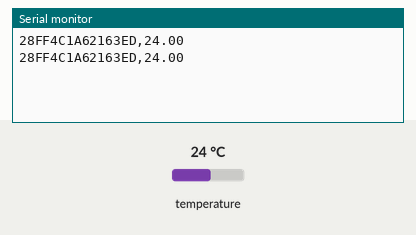
Recording of a sketch running on a simulated Arduino Uno, built with avr-gcc and run on an emulated ATmega328P. On the bench: the last lines printed to the serial monitor. The inputs (shaded band) are chosen by the test bench; at power-on: temperature 24 °C.

Above: at 3.1 s.
3.2 s: temperature set to 12 °C
At 4.3 s:
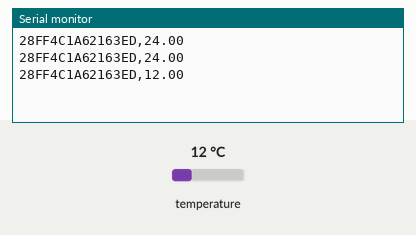
5.1 s: temperature set to 19 °C
At 6.5 s:
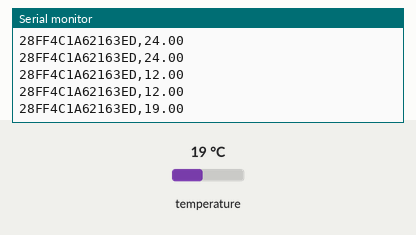
Timing chart, 0 to 8.1 s (numbered marks = the images above; inputs shaded):
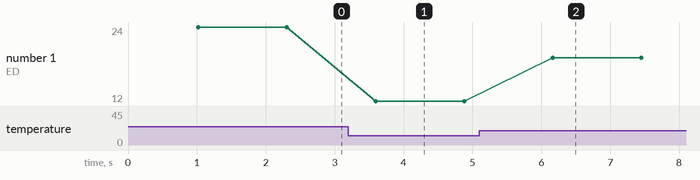

The sketch:

dallas.ino
```cpp
#include <OneWire.h>

/* Script for receiving data from
 * OneWire DS18B20 temperature chip
 * Original example can be found at
 * http://www.pjrc.com/teensy/td_libs_OneWire.html
  */

OneWire  ds(2);  // on pin 10 (a 4.7K resistor is necessary)

void setup(void) {
  Serial.begin(9600);
}

void loop(void) {
  byte i;
  byte present = 0;
  byte type_s;
  byte data[12];
  byte addr[8];
  float celsius;

  if ( !ds.search(addr)) {
    ds.reset_search();
    delay(250);
    return;
  }
  switch (addr[0]) {
  case 0x10:  // DS1820
    type_s = 1;
    break;
  case 0x28:  // DS18B20
    type_s = 0;
    break;
  case 0x22:  // DS1822
    type_s = 0;
    break;
  default:
    return;
  }

  ds.reset();
  ds.select(addr);
  ds.write(0x44, 1);        // start conversion, with parasite power on at the end

  delay(1000);     // maybe 750ms is enough, maybe not
  // we might do a ds.depower() here, but the reset will take care of it.

  present = ds.reset();
  ds.select(addr);
  ds.write(0xBE);         // Read Scratchpad

  for ( i = 0; i < 9; i++) {           // we need 9 bytes
    data[i] = ds.read();
  }

  // Convert the data to actual temperature
  // because the result is a 16 bit signed integer, it should
  // be stored to an "int16_t" type, which is always 16 bits
  // even when compiled on a 32 bit processor.
  int16_t raw = (data[1] << 8) | data[0];
  if (type_s) {
    raw = raw << 3; // 9 bit resolution default
    if (data[7] == 0x10) {
      // "count remain" gives full 12 bit resolution
      raw = (raw & 0xFFF0) + 12 - data[6];
    }
  }
  else {
    byte cfg = (data[4] & 0x60);
    // at lower res, the low bits are undefined, so let's zero them
    if (cfg == 0x00) raw = raw & ~7;  // 9 bit resolution, 93.75 ms
    else if (cfg == 0x20) raw = raw & ~3; // 10 bit res, 187.5 ms
    else if (cfg == 0x40) raw = raw & ~1; // 11 bit res, 375 ms
    //// default is 12 bit resolution, 750 ms conversion time
  }
  celsius = (float)raw / 16.0;

  // Send chip address and temperature
  for ( i = 0; i < 8; i++) {
  Serial.print(addr[i], HEX);
  }
  Serial.write(",");
  Serial.print(celsius);
  Serial.println();

}
```

Measured:
- after the input at 3.2 s, the serial monitor: prints a new line after 0.39 s (image 1)
- after the input at 5.1 s, the serial monitor: prints a new line after 1.1 s (image 2)
- plotted number 1: 24 → 12 after the input at 3.2 s, 12 → 19 after the input at 5.1 s
